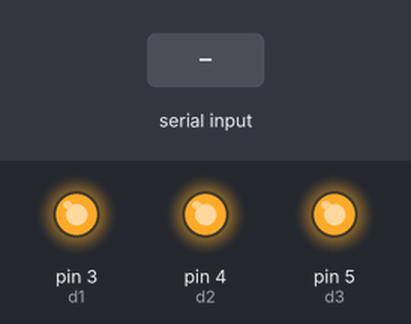
A sketch run on a simulated Arduino Uno, built with avr-gcc and run on an emulated ATmega328P. On the bench: output pins drawn as LEDs (lit = HIGH). Inputs (shaded band) come from the test bench. What the sketch prints to the serial monitor is not drawn.

Above: at 1.2 s.
1.3 s: "*light on#" received over Serial
At 3.5 s:
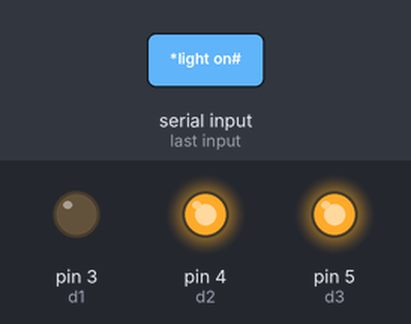
3.8 s: "*D2 on#" received over Serial
At 5.4 s:
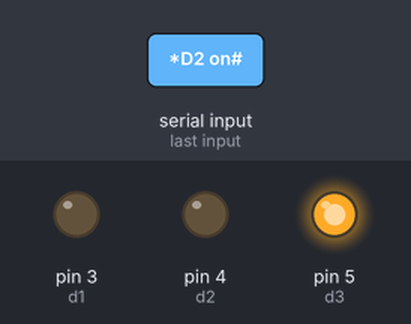
6.3 s: "*light off#" received over Serial
At 8.5 s:
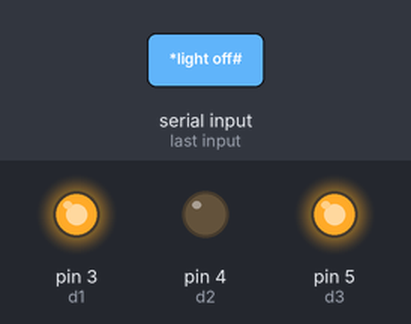
8.8 s: "*D3 on#" received over Serial
At 10.4 s:
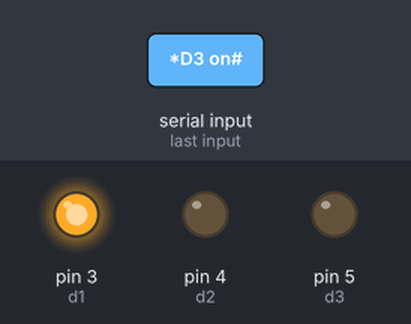
11.3 s: "*D2 off#" received over Serial
At 13.5 s:
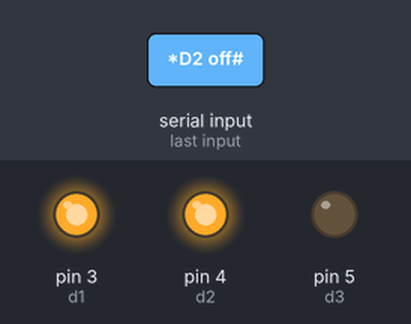
13.8 s: "*D3 off#" received over Serial
At 15.4 s:
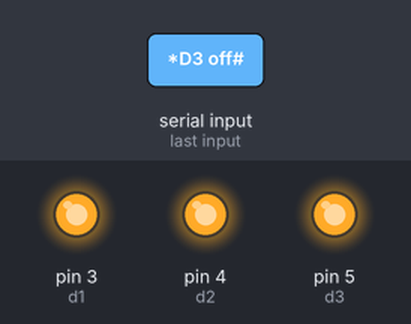
Timing chart, 0 to 16.9 s (numbered marks = the images above; inputs shaded):
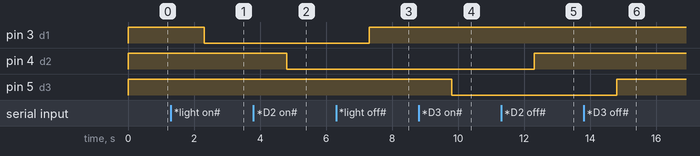

The sketch:

vit_voice_control_home_automation.ino
```cpp
int val;
int d1=3;
int d2=4;
int d3=5;
void setup() {
  // put your setup code here, to run once:
pinMode(d1,OUTPUT);
pinMode(d2,OUTPUT);
pinMode(d3,OUTPUT);
digitalWrite(d1,1);
digitalWrite(d2,1);
digitalWrite(d3,1);
Serial.begin(9600);
}
void loop() {
  // put your main code here, to run repeatedly:
if(Serial.available())
{
  String val = Serial.readString();
 Serial.print(val);

 if (val=="*light on#")
{
 digitalWrite(d1,0);
}
else if (val=="*light off#")
{
 digitalWrite(d1,1);
}
else if (val=="*D2 on#")
{
 digitalWrite(d2,0);
}
else if (val=="*D2 off#")
{
 digitalWrite(d2,1);
}
else if(val=="*D3 on#")
{
 digitalWrite(d3,0);

}
else if(val=="*D3 off#")
{
 digitalWrite(d3,1);
}
}
}
```

Measured:
- after the input at 1.3 s, pin 3 (d1): HIGH → LOW after 1.0 s
- after the input at 3.8 s, pin 4 (d2): HIGH → LOW after 1.0 s
- after the input at 6.3 s, pin 3 (d1): LOW → HIGH after 1.0 s
- after the input at 8.8 s, pin 5 (d3): HIGH → LOW after 1.0 s
- after the input at 11.3 s, pin 4 (d2): LOW → HIGH after 1.0 s
- after the input at 13.8 s, pin 5 (d3): LOW → HIGH after 1.0 s
